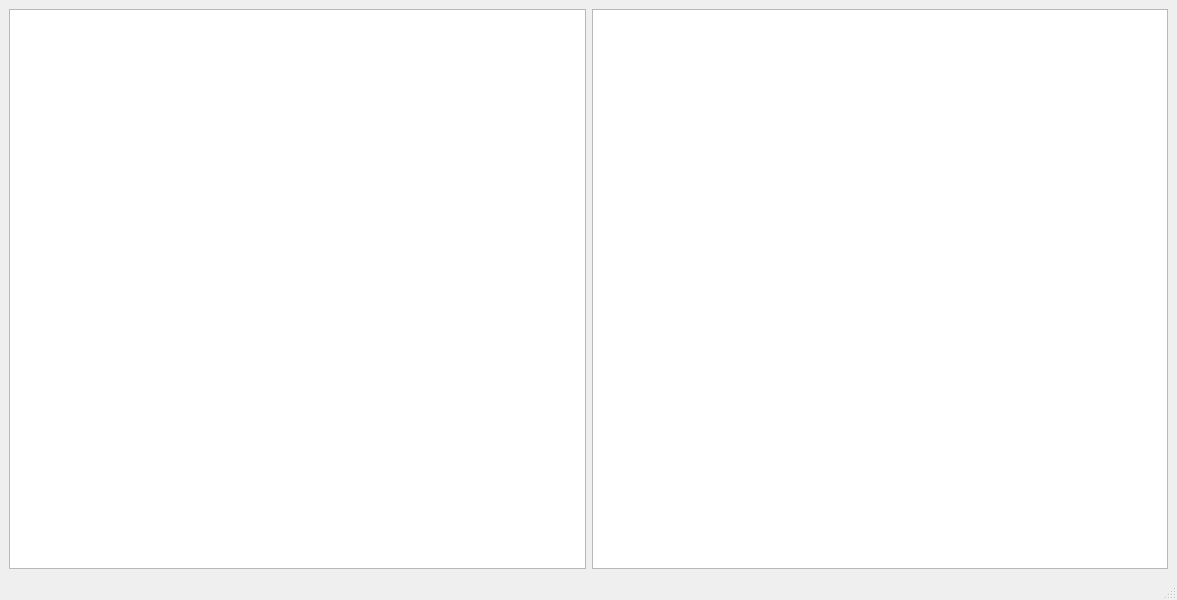
<?xml version="1.0" encoding="UTF-8"?>
<ui version="4.0">
 <class>MainWindow</class>
 <widget class="QMainWindow" name="MainWindow">
  <property name="geometry">
   <rect>
    <x>0</x>
    <y>0</y>
    <width>1177</width>
    <height>600</height>
   </rect>
  </property>
  <property name="windowTitle">
   <string>MainWindow</string>
  </property>
  <widget class="QWidget" name="centralwidget">
   <layout class="QVBoxLayout" name="verticalLayout">
    <item>
     <layout class="QHBoxLayout" name="horizontalLayout">
      <item>
       <widget class="GraphView" name="GV_1"/>
      </item>
      <item>
       <widget class="QGraphicsView" name="GV_2"/>
      </item>
     </layout>
    </item>
   </layout>
  </widget>
  <widget class="QMenuBar" name="menubar">
   <property name="geometry">
    <rect>
     <x>0</x>
     <y>0</y>
     <width>1177</width>
     <height>22</height>
    </rect>
   </property>
  </widget>
  <widget class="QStatusBar" name="statusbar"/>
 </widget>
 <customwidgets>
  <customwidget>
   <class>GraphView</class>
   <extends>QGraphicsView</extends>
   <header>graphview.h</header>
  </customwidget>
 </customwidgets>
 <resources/>
 <connections/>
</ui>
